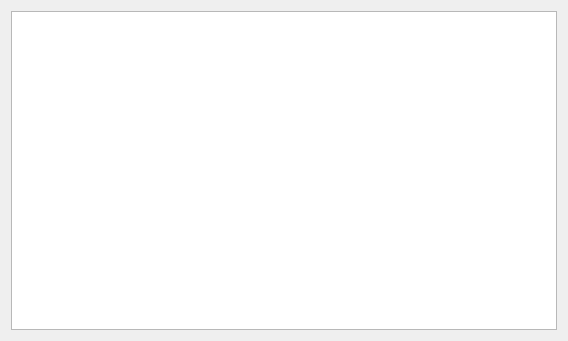
<?xml version="1.0" encoding="UTF-8"?>
<ui version="4.0">
 <class>Form</class>
 <widget class="QWidget" name="Form">
  <property name="geometry">
   <rect>
    <x>0</x>
    <y>0</y>
    <width>568</width>
    <height>341</height>
   </rect>
  </property>
  <property name="windowTitle">
   <string>Log</string>
  </property>
  <layout class="QVBoxLayout" name="verticalLayout">
   <item>
    <widget class="QTextEdit" name="textEdit">
     <property name="verticalScrollBarPolicy">
      <enum>Qt::ScrollBarAsNeeded</enum>
     </property>
    </widget>
   </item>
  </layout>
 </widget>
 <resources/>
 <connections/>
</ui>
